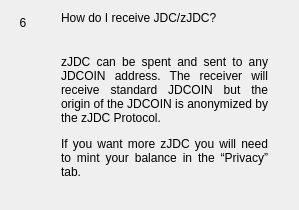
                  <widget class="QWidget" name="widgetFaq6" native="true">
                   <layout class="QHBoxLayout" name="horizontalpage_6" stretch="0,1">
                    <item alignment="Qt::AlignTop">
                     <widget class="QLabel" name="labelNumber6">
                      <property name="minimumSize">
                       <size>
                        <width>24</width>
                        <height>24</height>
                       </size>
                      </property>
                      <property name="maximumSize">
                       <size>
                        <width>16777215</width>
                        <height>24</height>
                       </size>
                      </property>
                      <property name="text">
                       <string>6</string>
                      </property>
                      <property name="alignment">
                       <set>Qt::AlignCenter</set>
                      </property>
                     </widget>
                    </item>
                    <item>
                     <layout class="QVBoxLayout" name="verticalLayoutpage_6">
                      <property name="spacing">
                       <number>0</number>
                      </property>
                      <property name="leftMargin">
                       <number>20</number>
                      </property>
                      <property name="rightMargin">
                       <number>20</number>
                      </property>
                      <item>
                       <widget class="QLabel" name="labelSubtitle6">
                        <property name="text">
                         <string>How do I receive JDC/zJDC?</string>
                        </property>
                        <property name="wordWrap">
                         <bool>true</bool>
                        </property>
                       </widget>
                      </item>
                      <item>
                       <spacer name="verticalSpacer_60">
                        <property name="orientation">
                         <enum>Qt::Vertical</enum>
                        </property>
                        <property name="sizeType">
                         <enum>QSizePolicy::Fixed</enum>
                        </property>
                        <property name="sizeHint" stdset="0">
                         <size>
                          <width>20</width>
                          <height>30</height>
                         </size>
                        </property>
                       </spacer>
                      </item>
                      <item>
                       <widget class="QLabel" name="labelContent6">
                        <property name="text">
                         <string>
                           &lt;html&gt;&lt;head/&gt;&lt;body&gt;&lt;p align=&quot;justify&quot;&gt;
                           zJDC can be spent and sent to any JDCOIN address. The receiver will
                           receive standard JDCOIN but the origin of the JDCOIN is anonymized by the zJDC Protocol.
                           &lt;/p&gt;&lt;p align=&quot;justify&quot;&gt;
                           If you want more zJDC you will need to mint your balance in the “Privacy” tab.
                           &lt;/p&gt;&lt;/body&gt;&lt;/html&gt;
                         </string>
                        </property>
                        <property name="alignment">
                         <set>Qt::AlignLeading|Qt::AlignLeft|Qt::AlignTop</set>
                        </property>
                        <property name="wordWrap">
                         <bool>true</bool>
                        </property>
                       </widget>
                      </item>
                      <item>
                       <spacer name="verticalSpacer_61">
                        <property name="orientation">
                         <enum>Qt::Vertical</enum>
                        </property>
                        <property name="sizeHint" stdset="0">
                         <size>
                          <width>20</width>
                          <height>20</height>
                         </size>
                        </property>
                       </spacer>
                      </item>
                     </layout>
                    </item>
                   </layout>
                  </widget>
